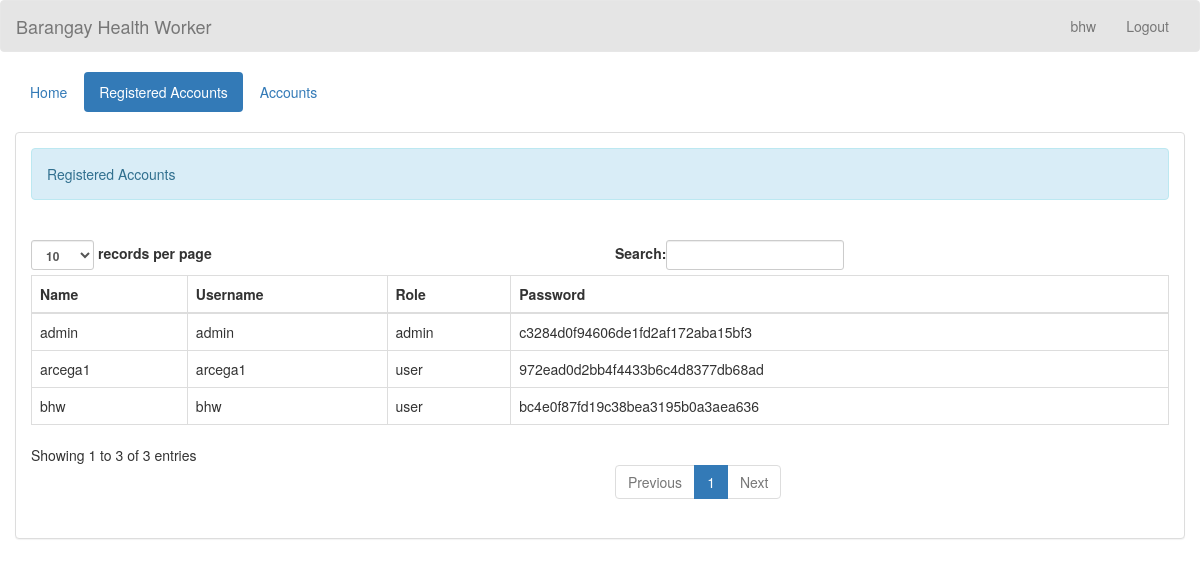
Screenshot of /admin/registered_user.php (signed in) with the database file from the repository.
### tables this page shows
CREATE TABLE `users` (
  `id` int(11) NOT NULL,
  `role` enum('user','admin') NOT NULL,
  `username` varchar(255) NOT NULL,
  `password` varchar(255) NOT NULL,
  `name` varchar(255) NOT NULL
);

### admin_query/name.php (called while the page is built)
<?php
require '../connection/connect.php';
if (isset($_SESSION['id']) && !empty($_SESSION['id'])) {
    $userId = $_SESSION['id'];
    $query = $conn->query("SELECT * FROM `users` WHERE `id` = '$userId'") or die(mysqli_error($conn));
    if ($query->num_rows > 0) {
        $fetch = $query->fetch_array();
        $name = $fetch['name'];
    } else {
        header("location:../index.php");
    }
} else {
    header("location:../index.php");
}
?>

### admin/registered_user.php (the view, shortened to what this page needs)
<!DOCTYPE html>
<?php
	require '../admin_query/name.php';
	include '../connection/connect.php'
?>
<html lang = "en">
	<head>
		<link rel = "stylesheet" type = "text/css" href = "../css/bootstrap.css " />
		<link rel = "stylesheet" type = "text/css" href = "../css/style.css" />
	</head>
<body>
	<nav style = "background-color:rgba(0, 0, 0, 0.1);" class = "navbar navbar-default">
		<div  class = "container-fluid">
			<div class = "navbar-header">
				<a class = "navbar-brand" >Barangay Health Worker</a>
			</div>
			<ul class = "nav navbar-nav pull-right ">
				<li class = "dropdown">
					<a class="dropdown-toggle" data-toggle="dropdown" role="button" aria-haspopup="true" aria-expanded="false"></i> <?php echo $name;?></a>
				</li>
				<li><a href = "../logout.php">Logout</a></li>
			</ul>
		</div>
	</nav>
	<div class = "container-fluid">
		<ul class = "nav nav-pills">
			<li><a href = "home.php">Home</a></li>
            <li class = "active"><a href = "registered_user.php">Registered Accounts</a></li>
			<li class = ""><a href = "account.php">Accounts</a></li>
		</ul>
	</div>
	<br />
	<div class = "container-fluid">
		<div class = "panel panel-default">
			<div class = "panel-body">
				<div class = "alert alert-info">Registered Accounts</div>
				<br />
				<table id = "table" class = "table table-bordered">
					<thead>
						<tr>
							<th>Name</th>
							<th>Username</th>
							<th>Role</th>
							<th>Password</th>
						</tr>
					</thead>
					<tbody>
						<?php
							$query = $conn->query("SELECT * FROM `users`") or die(mysqli_error());
							while($fetch = $query->fetch_array()){
						?>
						<tr>
							<td><?php echo $fetch['username']?></td>
							<td><?php echo $fetch['name']?></td>
							<td><?php echo $fetch['role']?></td>
							<td><?php echo md5($fetch['password'])?></td>
						</tr>
						<?php
							}
						?>
					</tbody>
				</table>
			</div>
		</div>
	</div>
	<br />
	<br />
</body>
</html>

### rows the page displays
users: name "bhw", username "bhw", role "user", password "bc4e0f87fd19c38bea3195b0a3aea636"
users: username "admin", name "admin", role "admin", password "c3284d0f94606de1fd2af172aba15bf3"
users: username "arcega1", name "arcega1", role "user", password "972ead0d2bb4f4433b6c4d8377db68ad"
